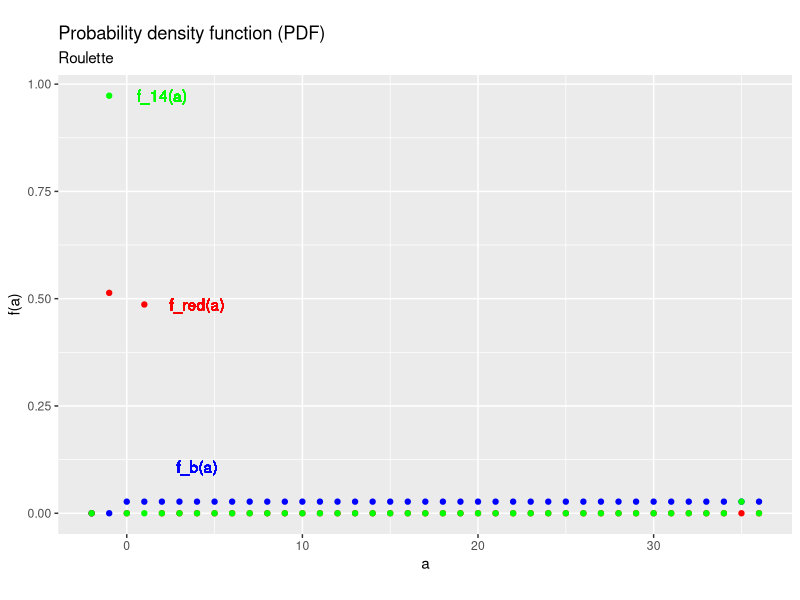
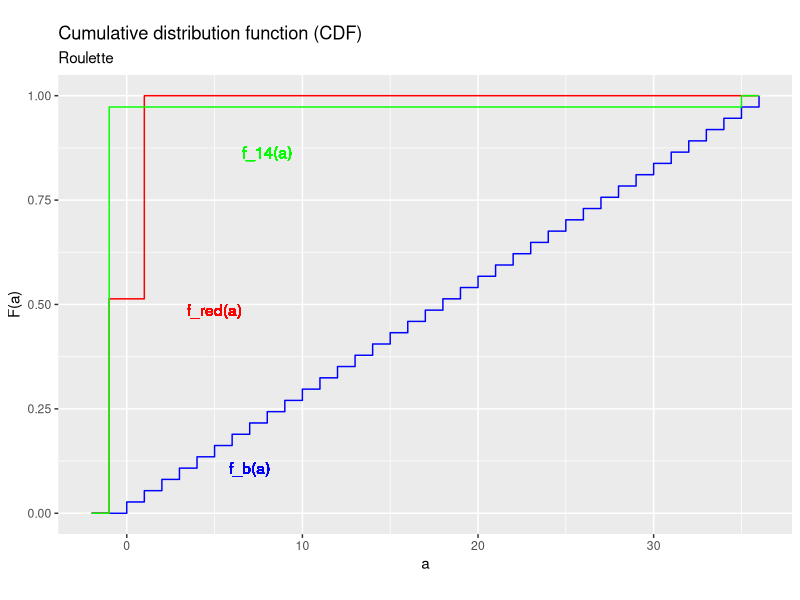
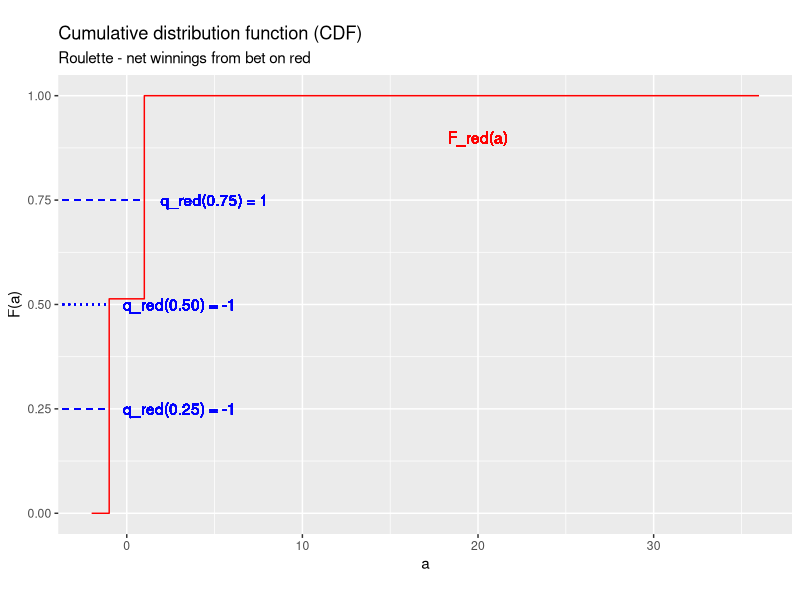
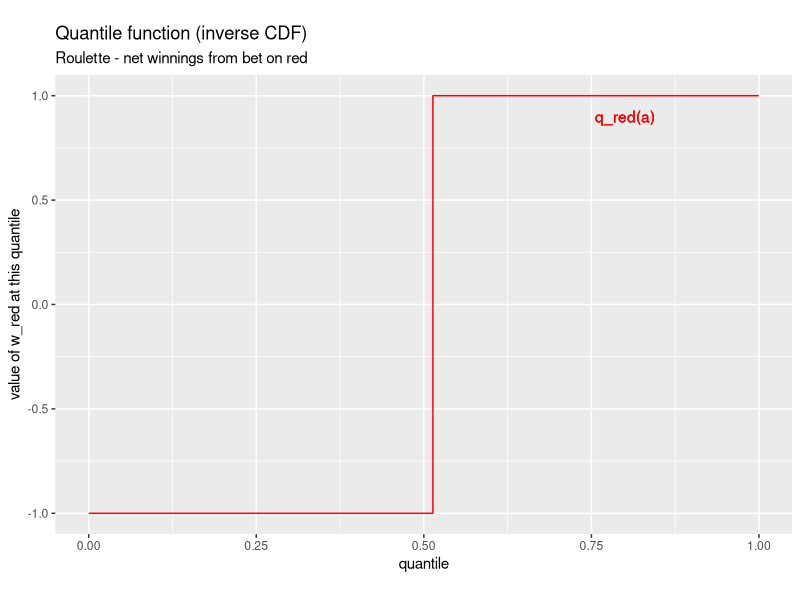

Recreate these plots in R, in order.
## ---- chunk 1
knitr::opts_chunk$set(echo = FALSE,
                      prompt = FALSE,
                      tidy = TRUE,
                      collapse = TRUE)
library("tidyverse")
## ---- chunk 2
RoulettePDF <- tibble(a = seq(from = -2, to= 36),
                      fb = c(0, 0, rep(1/37, times = 37)),
                      fred = c(0, 19/37, 0, 18/37, rep(0, times=35)),
                      f14 = c(0, 36/37,rep(0, times=35), 1/37, 0))
ggplot(data = RoulettePDF, mapping = aes(x = a)) +
  geom_point(aes(y=fb), col = "blue") +
  geom_point(aes(y=fred), col = "red") +
  geom_point(aes(y=f14), col = "green") +
  xlab("a") +
  ylab("f(a)") +
  geom_text(x = 4, 
            y = 4/37, 
            label = "f_b(a)", 
            col = "blue") +
  geom_text(x = 4, 
            y = 18/37, 
            label = "f_red(a)", 
            col = "red") +
  geom_text(x = 2, 
            y = 36/37, 
            label = "f_14(a)", 
            col = "green") +
  labs(title = "Probability density function (PDF)", 
       subtitle = "Roulette", 
       caption = "", 
       tag = "")
## ---- chunk 3
RouletteCDF <- RoulettePDF %>%
    mutate (Fb = cumsum(fb)) %>%
    mutate (Fred = cumsum(fred))%>%
    mutate (F14 = cumsum(f14)) 
ggplot(data = RouletteCDF, mapping = aes(x = a)) +
  geom_step(aes(y=Fb), col = "blue") +
  geom_step(aes(y=Fred), col = "red") +
  geom_step(aes(y=F14), col = "green") +
  xlab("a") +
  ylab("F(a)") +
  geom_text(x = 7, 
            y = 4/37, 
            label = "f_b(a)", 
            col = "blue") +
  geom_text(x = 5, 
            y = 18/37, 
            label = "f_red(a)", 
            col = "red") +
  geom_text(x = 8, 
            y = 32/37, 
            label = "f_14(a)", 
            col = "green") +
  labs(title = "Cumulative distribution function (CDF)", 
       subtitle = "Roulette", 
       caption = "", 
       tag = "")
## ---- chunk 4
ggplot(data = RouletteCDF, mapping = aes(x = a)) +
  geom_step(aes(y=Fred), col = "red") +
  xlab("a") +
  ylab("F(a)") +
  geom_text(x = 20, 
            y = 0.9, 
            label = "F_red(a)", 
            col = "red") +
  geom_text(x = 3, 
            y = 0.25, 
            label = "q_red(0.25) = -1", 
            col = "blue") +
  geom_text(x = 3, 
            y = 0.5, 
            label = "q_red(0.50) = -1", 
            col = "blue") +
  geom_text(x = 5, 
            y = 0.75, 
            label = "q_red(0.75) = 1", 
            col = "blue") +
  geom_segment(x=-5,xend=-1,y=0.25,yend=0.25,col="blue",linetype = "dashed") +
  geom_segment(x=-5,xend=-1,y=0.5,yend=0.5,col="blue",linetype = "dotted") +
  geom_segment(x=-5,xend=1,y=0.75,yend=0.75,col="blue",linetype = "dashed") +
  labs(title = "Cumulative distribution function (CDF)", 
       subtitle = "Roulette - net winnings from bet on red", 
       caption = "", 
       tag = "")
## ---- chunk 5
RouletteQuant <- tibble(a = c(0.0001,19/37,0.9999),
                        qred = c(-1,1,1))
ggplot(data = RouletteQuant, mapping = aes(x = a)) +
  geom_step(aes(y=qred),col = "red") +
  xlab("quantile") +
  ylab("value of w_red at this quantile") +
  geom_text(x = 0.8, 
            y = 0.9, 
            label = "q_red(a)", 
            col = "red") +
  labs(title = "Quantile function (inverse CDF)", 
       subtitle = "Roulette - net winnings from bet on red", 
       caption = "", 
       tag = "")
